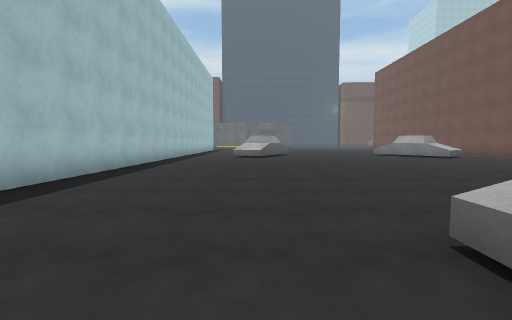
[1] (above)

22 first-person views from a walk through a Unity game level. The camera is 1.3 m above the floor, tilts 4° down and sees 90° across. The floor is counted in squares, 2 m on a side. Each view is taken from the middle of a square. On the plan, view 1 faces up. The plan holds only what a view shows up to about 9 squares ahead; the rest is blank. The place goes on beyond the plan. The player character is not drawn.

[2]
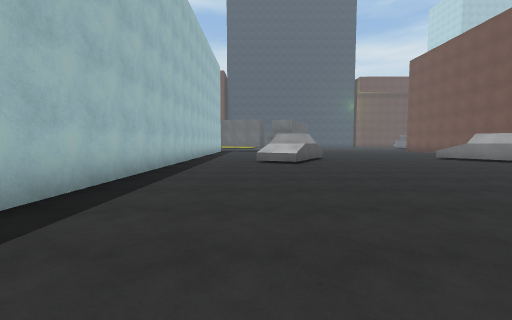

[3]
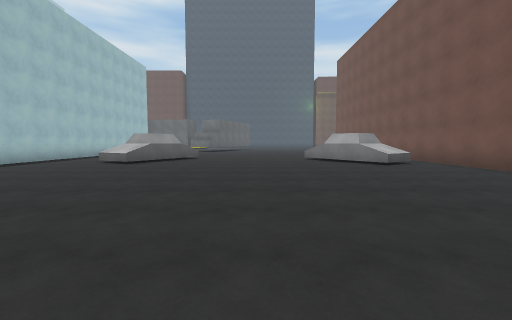

[4]
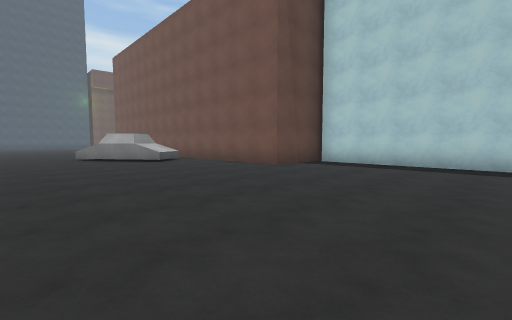

[5]
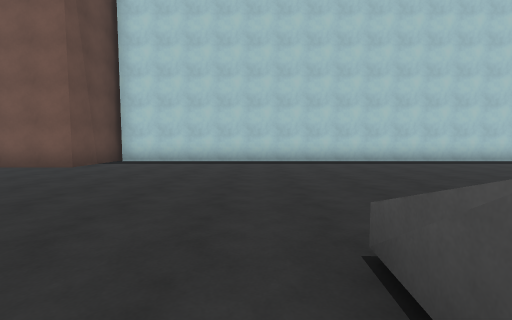

[6]
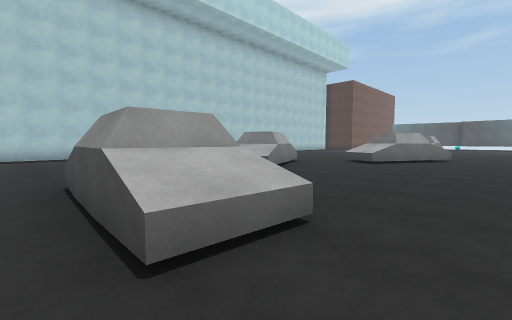

[7]
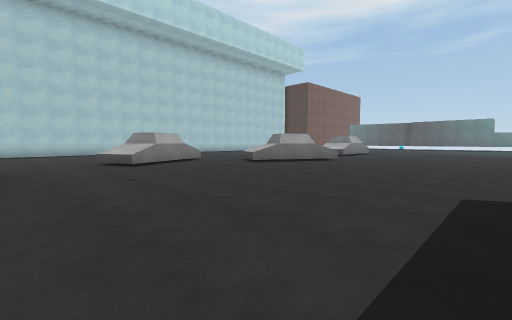

[8]
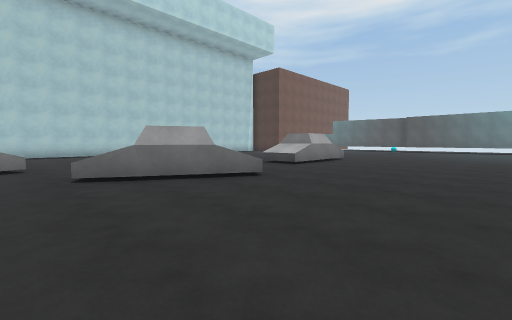

[9]
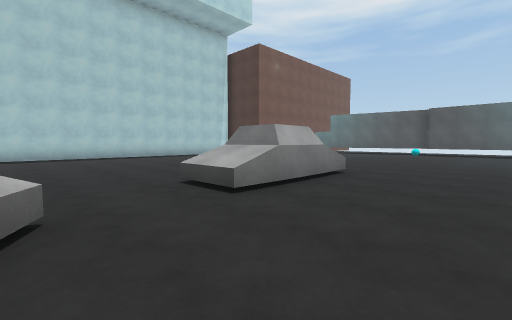

[10]
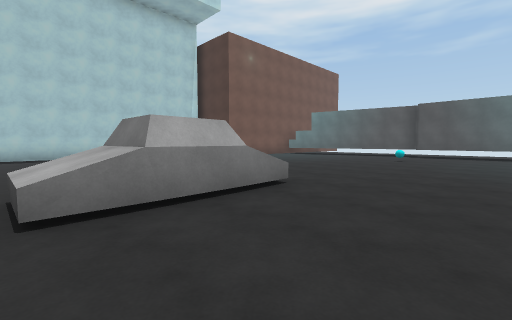

[11]
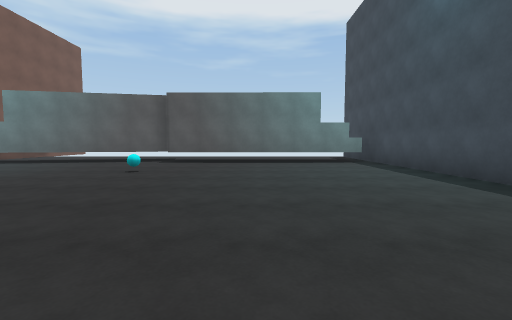

[12]
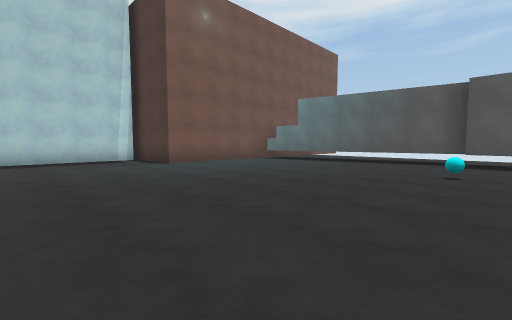

[13]
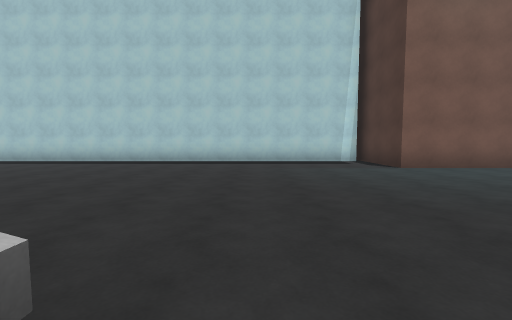

[14]
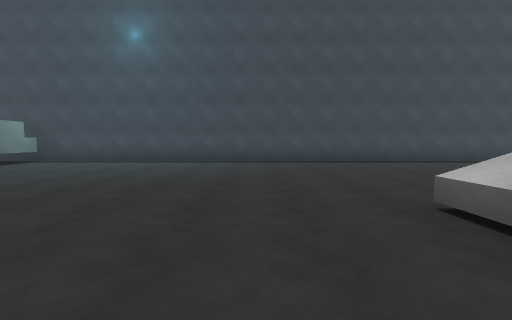

[15]
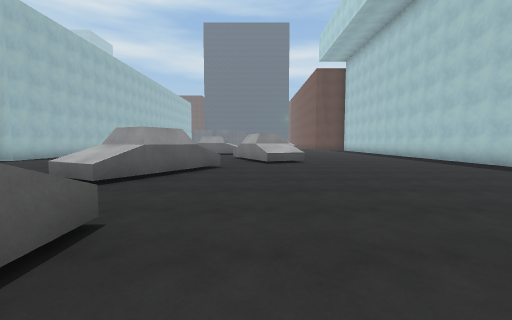

[16]
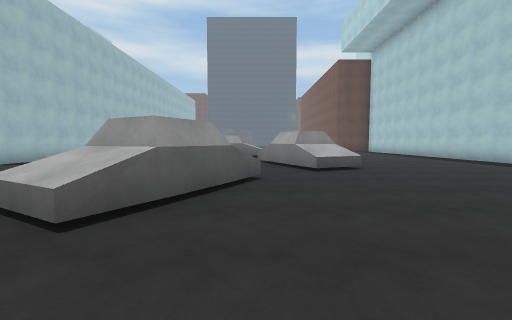

[17]
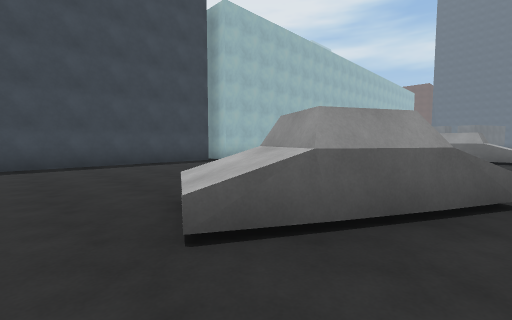

[18]
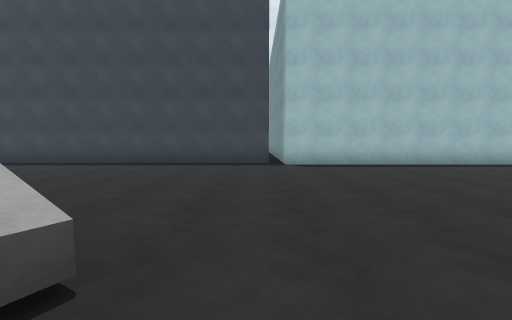

[19]
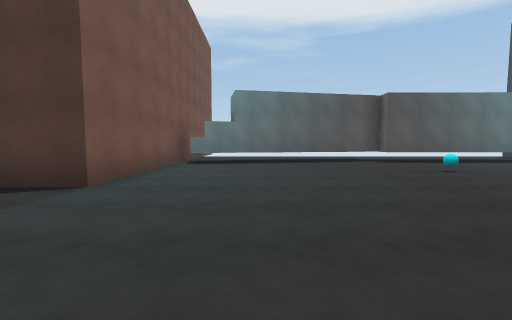

[20]
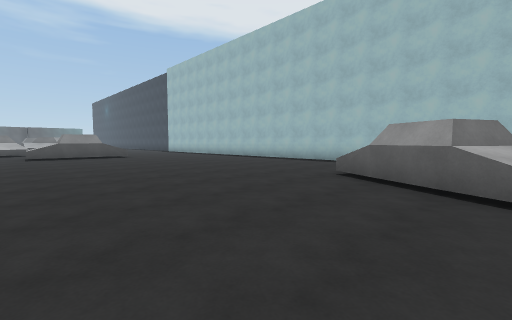

[21]
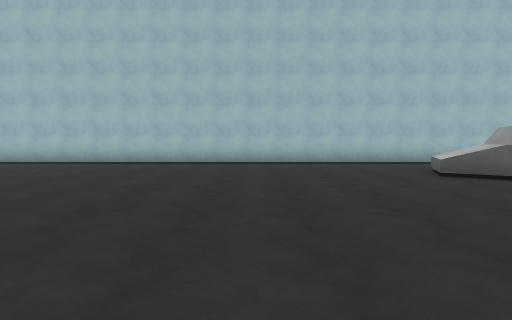

[22]
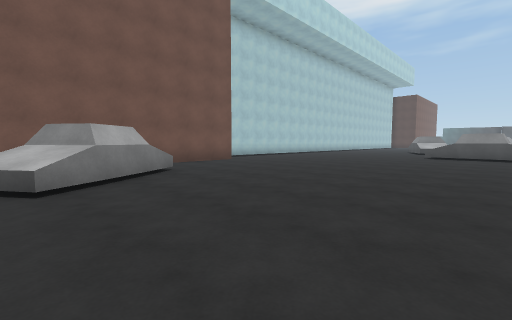

### Floor plan
Key: @ floor where view 1 was taken; # wall or solid block; . floor; = window, fence, low wall or low ledge; ^ raised ledge; B cyan ball; T truck; O other object.
Columns run from 5 left of view 1 to 12 right of it. Each row starts with its distance up from view 1.
 13  #   OO....^^  #
 12  #...OO.....##.#
 11  #..OO......#^.#
 10  #...........=.#
  9  #.............#
  8  #.............#
  7  #.............###
  6  #...............#
  5  #...............#
  4  #...............#
  3  #...............#
  2  #...............#
  1  #....^##^.......#
  0  #...@.##^.......#
 -1  #...............#
 -2  #........^......#
 -3  #.......^#......#
 -4 ##........##.....#
 -5  #........^^.....#
 -6  #......O........#
 -7  #......OO.......#
 -8  #.....OO........#
 -9  #.....O.........#
-10  #...............#
-11  #......^........#
-12  #......#........#
-13  #......##.......#
-14  #......^^.......#
-15  #...............#
-16  #...............#
-17  #...............#
-18  #...............#
-19  #.............###
-20  #.............#
-21  #......B......#
-22  #.............#
-23  #TTTT.....#####
-24  #    TT####  #
-25  #

Positions as (right, up) in squares from view 1, and headings:
1: (0, 0), facing up
2: (-1, 3), facing up
3: (4, 3), facing up
4: (4, 2), facing up-right
5: (3, 2), facing right
6: (0, 2), facing down-right
7: (-3, 0), facing down-right
8: (-2, -5), facing down-right
9: (0, -9), facing down-right
10: (0, -11), facing down-right
11: (0, -15), facing down
12: (2, -15), facing down-right
13: (3, -15), facing right
14: (5, -16), facing left
15: (5, -13), facing up
16: (4, -11), facing up
17: (4, -10), facing up-left
18: (4, -5), facing left
19: (7, -15), facing down
20: (5, 13), facing down-left
21: (5, 7), facing left
22: (2, 13), facing down-right
